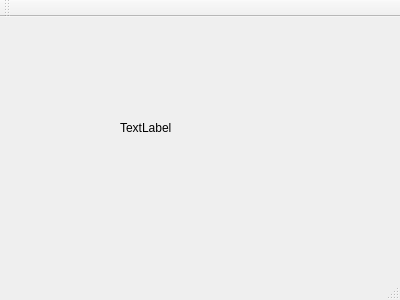
<?xml version="1.0" encoding="UTF-8"?>
<ui version="4.0">
 <class>MainWindow</class>
 <widget class="QMainWindow" name="MainWindow">
  <property name="geometry">
   <rect>
    <x>0</x>
    <y>0</y>
    <width>400</width>
    <height>300</height>
   </rect>
  </property>
  <property name="windowTitle">
   <string>MainWindow</string>
  </property>
  <widget class="QWidget" name="centralWidget">
   <widget class="QLabel" name="label">
    <property name="geometry">
     <rect>
      <x>120</x>
      <y>50</y>
      <width>141</width>
      <height>121</height>
     </rect>
    </property>
    <property name="styleSheet">
     <string notr="true"/>
    </property>
    <property name="text">
     <string>TextLabel</string>
    </property>
   </widget>
  </widget>
  <widget class="QMenuBar" name="menuBar">
   <property name="geometry">
    <rect>
     <x>0</x>
     <y>0</y>
     <width>400</width>
     <height>25</height>
    </rect>
   </property>
  </widget>
  <widget class="QToolBar" name="mainToolBar">
   <attribute name="toolBarArea">
    <enum>TopToolBarArea</enum>
   </attribute>
   <attribute name="toolBarBreak">
    <bool>false</bool>
   </attribute>
  </widget>
  <widget class="QStatusBar" name="statusBar"/>
 </widget>
 <layoutdefault spacing="6" margin="11"/>
 <resources/>
 <connections/>
</ui>
